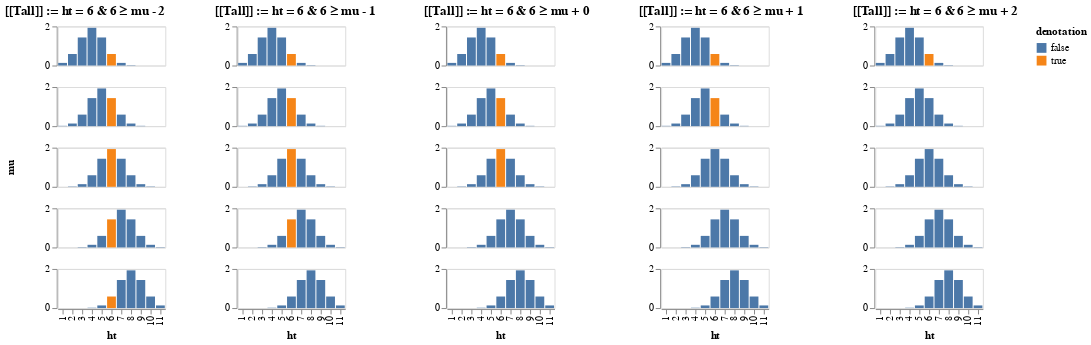

The notebook cell this image was saved under:
### Markdown cell above
All adjectival utterances are now interpreted as entailing that John's height is 6

In the baseline lexicon `denExact0`, this is all that is contributed by an utterance

Other interpretations place John's height at 6 and additionally guarantee that John's height is within a certain upper/lower percentile of the comparison class

\begin{equation}[\![\text{John is 6-tall}]\!]_{\sigma} := \lambda \langle w,\mu\rangle.\, \textsf{ht}_w(\textsf{j}) = 6 \land 6 \geq \mu + \sigma\end{equation}

### Code cell
readFile "exactDens.vl" >>= \js -> pure (Display [vegalite js])

### Figure 1 — Vega-Lite specification as saved in the notebook (floating-point values rounded to 4 significant figures)
{"$schema": "https://vega.github.io/schema/vega-lite/v3.json", "config": {}, "data": {"values": [{"mu": 4, "w": 1}, {"mu": 4, "w": 2}, {"mu": 4, "w": 3}, {"mu": 4, "w": 4}, {"mu": 4, "w": 5}, {"mu": 4, "w": 6}, {"mu": 4, "w": 7}, {"mu": 4, "w": 8}, {"mu": 4, "w": 9}, {"mu": 4, "w": 10}, {"mu": 4, "w": 11}, {"mu": 5, "w": 1}, {"mu": 5, "w": 2}, {"mu": 5, "w": 3}, {"mu": 5, "w": 4}, {"mu": 5, "w": 5}, {"mu": 5, "w": 6}, {"mu": 5, "w": 7}, {"mu": 5, "w": 8}, {"mu": 5, "w": 9}, {"mu": 5, "w": 10}, {"mu": 5, "w": 11}, {"mu": 6, "w": 1}, {"mu": 6, "w": 2}, {"mu": 6, "w": 3}, {"mu": 6, "w": 4}, {"mu": 6, "w": 5}, {"mu": 6, "w": 6}, {"mu": 6, "w": 7}, {"mu": 6, "w": 8}, {"mu": 6, "w": 9}, {"mu": 6, "w": 10}, {"mu": 6, "w": 11}, {"mu": 7, "w": 1}, {"mu": 7, "w": 2}, {"mu": 7, "w": 3}, {"mu": 7, "w": 4}, {"mu": 7, "w": 5}, {"mu": 7, "w": 6}, {"mu": 7, "w": 7}, {"mu": 7, "w": 8}, {"mu": 7, "w": 9}, {"mu": 7, "w": 10}, {"mu": 7, "w": 11}, {"mu": 8, "w": 1}, {"mu": 8, "w": 2}, {"mu": 8, "w": 3}, {"mu": 8, "w": 4}, {"mu": 8, "w": 5}, {"mu": 8, "w": 6}, {"mu": 8, "w": 7}, {"mu": 8, "w": 8}, {"mu": 8, "w": 9}, {"mu": 8, "w": 10}, {"mu": 8, "w": 11}]}, "description": "Plots a function using a generated sequence.", "hconcat": [{"encoding": {"color": {"field": "den", "title": "denotation", "type": "nominal"}, "row": {"field": "mu", "header": {"labelFontSize": 0}, "type": "nominal"}, "x": {"field": "w", "title": "ht", "type": "nominal"}, "y": {"field": "y", "title": "", "type": "quantitative"}}, "height": 40, "mark": "bar", "title": "[[Tall]] := ht = 6 & 6 ≥ mu - 2", "transform": [{"as": "den", "calculate": "datum.w == 6 && 6 - datum.mu >= -2"}], "width": 110}, {"encoding": {"color": {"field": "den", "type": "nominal"}, "row": {"field": "mu", "header": {"labelFontSize": 0}, "title": "", "type": "nominal"}, "x": {"field": "w", "title": "ht", "type": "nominal"}, "y": {"field": "y", "title": "", "type": "quantitative"}}, "height": 40, "mark": "bar", "title": "[[Tall]] := ht = 6 & 6 ≥ mu - 1", "transform": [{"as": "den", "calculate": "datum.w == 6 && 6 - datum.mu >= -1"}], "width": 110}, {"encoding": {"color": {"field": "den", "type": "nominal"}, "row": {"field": "mu", "header": {"labelFontSize": 0}, "title": "", "type": "nominal"}, "x": {"field": "w", "title": "ht", "type": "nominal"}, "y": {"field": "y", "title": "", "type": "quantitative"}}, "height": 40, "mark": "bar", "title": "[[Tall]] := ht = 6 & 6 ≥ mu + 0", "transform": [{"as": "den", "calculate": "datum.w == 6 && 6 - datum.mu >= 0"}], "width": 110}, {"encoding": {"color": {"field": "den", "type": "nominal"}, "row": {"field": "mu", "header": {"labelFontSize": 0}, "title": "", "type": "nominal"}, "x": {"field": "w", "title": "ht", "type": "nominal"}, "y": {"field": "y", "title": "", "type": "quantitative"}}, "height": 40, "mark": "bar", "title": "[[Tall]] := ht = 6 & 6 ≥ mu + 1", "transform": [{"as": "den", "calculate": "datum.w == 6 && 6 - datum.mu >= 1"}], "width": 110}, {"encoding": {"color": {"field": "den", "type": "nominal"}, "row": {"field": "mu", "header": {"labelFontSize": 0}, "title": "", "type": "nominal"}, "x": {"field": "w", "title": "ht", "type": "nominal"}, "y": {"field": "y", "title": "", "type": "quantitative"}}, "height": 40, "mark": "bar", "title": "[[Tall]] := ht = 6 & 6 ≥ mu + 2", "transform": [{"as": "den", "calculate": "datum.w == 6 && 6 - datum.mu >= 2"}], "width": 110}], "spacing": 50, "transform": [{"as": "y", "calculate": "exp(-pow(datum.w - datum.mu,2)/(2*pow(1.3,2)))/1.3*sqrt(2*PI)"}]}
